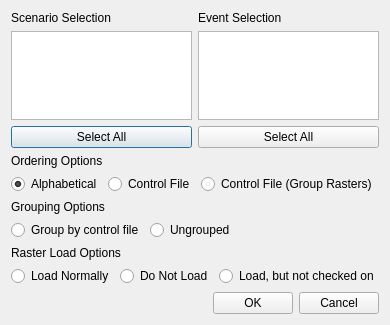
<?xml version="1.0" encoding="UTF-8"?>
<ui version="4.0">
 <class>scenarioSelection</class>
 <widget class="QDialog" name="scenarioSelection">
  <property name="geometry">
   <rect>
    <x>0</x>
    <y>0</y>
    <width>387</width>
    <height>325</height>
   </rect>
  </property>
  <property name="windowTitle">
   <string>Select Scenarios To Add..</string>
  </property>
  <layout class="QVBoxLayout" name="verticalLayout">
   <item>
    <layout class="QHBoxLayout" name="horizontalLayout_5">
     <item>
      <layout class="QVBoxLayout" name="verticalLayout_3">
       <item>
        <widget class="QLabel" name="scenario_lw_label">
         <property name="text">
          <string>Scenario Selection</string>
         </property>
        </widget>
       </item>
       <item>
        <widget class="QListWidget" name="scenario_lw">
         <property name="alternatingRowColors">
          <bool>false</bool>
         </property>
         <property name="selectionMode">
          <enum>QAbstractItemView::ExtendedSelection</enum>
         </property>
         <property name="selectionRectVisible">
          <bool>true</bool>
         </property>
        </widget>
       </item>
       <item>
        <widget class="QPushButton" name="selectAll_button_scenarios">
         <property name="text">
          <string>Select All</string>
         </property>
        </widget>
       </item>
      </layout>
     </item>
     <item>
      <layout class="QVBoxLayout" name="verticalLayout_4">
       <item>
        <widget class="QLabel" name="event_lw_label">
         <property name="text">
          <string>Event Selection</string>
         </property>
        </widget>
       </item>
       <item>
        <widget class="QListWidget" name="event_lw">
         <property name="alternatingRowColors">
          <bool>false</bool>
         </property>
         <property name="selectionMode">
          <enum>QAbstractItemView::ExtendedSelection</enum>
         </property>
         <property name="selectionBehavior">
          <enum>QAbstractItemView::SelectItems</enum>
         </property>
         <property name="selectionRectVisible">
          <bool>true</bool>
         </property>
        </widget>
       </item>
       <item>
        <widget class="QPushButton" name="selectAll_button_events">
         <property name="text">
          <string>Select All</string>
         </property>
        </widget>
       </item>
      </layout>
     </item>
    </layout>
   </item>
   <item>
    <widget class="QLabel" name="label_3">
     <property name="text">
      <string>Ordering Options</string>
     </property>
    </widget>
   </item>
   <item>
    <layout class="QHBoxLayout" name="horizontalLayout_3">
     <item>
      <widget class="QRadioButton" name="rbOrderAlpha">
       <property name="text">
        <string>Alphabetical</string>
       </property>
       <property name="checked">
        <bool>true</bool>
       </property>
       <attribute name="buttonGroup">
        <string notr="true">buttonGroup_3</string>
       </attribute>
      </widget>
     </item>
     <item>
      <widget class="QRadioButton" name="rbOrderCF">
       <property name="text">
        <string>Control File</string>
       </property>
       <attribute name="buttonGroup">
        <string notr="true">buttonGroup_3</string>
       </attribute>
      </widget>
     </item>
     <item>
      <widget class="QRadioButton" name="rbOrderCFRev">
       <property name="text">
        <string>Control File (Group Rasters)</string>
       </property>
       <attribute name="buttonGroup">
        <string notr="true">buttonGroup_3</string>
       </attribute>
      </widget>
     </item>
     <item>
      <spacer name="horizontalSpacer_4">
       <property name="orientation">
        <enum>Qt::Horizontal</enum>
       </property>
       <property name="sizeHint" stdset="0">
        <size>
         <width>40</width>
         <height>20</height>
        </size>
       </property>
      </spacer>
     </item>
    </layout>
   </item>
   <item>
    <widget class="QLabel" name="label">
     <property name="text">
      <string>Grouping Options</string>
     </property>
    </widget>
   </item>
   <item>
    <layout class="QHBoxLayout" name="horizontalLayout">
     <item>
      <widget class="QRadioButton" name="rbGrouped">
       <property name="text">
        <string>Group by control file</string>
       </property>
       <attribute name="buttonGroup">
        <string notr="true">buttonGroup</string>
       </attribute>
      </widget>
     </item>
     <item>
      <widget class="QRadioButton" name="rbUngrouped">
       <property name="text">
        <string>Ungrouped</string>
       </property>
       <attribute name="buttonGroup">
        <string notr="true">buttonGroup</string>
       </attribute>
      </widget>
     </item>
     <item>
      <spacer name="horizontalSpacer">
       <property name="orientation">
        <enum>Qt::Horizontal</enum>
       </property>
       <property name="sizeHint" stdset="0">
        <size>
         <width>40</width>
         <height>20</height>
        </size>
       </property>
      </spacer>
     </item>
    </layout>
   </item>
   <item>
    <widget class="QLabel" name="label_2">
     <property name="text">
      <string>Raster Load Options</string>
     </property>
    </widget>
   </item>
   <item>
    <layout class="QHBoxLayout" name="horizontalLayout_2">
     <item>
      <widget class="QRadioButton" name="rbRasterLoad">
       <property name="text">
        <string>Load Normally</string>
       </property>
       <attribute name="buttonGroup">
        <string notr="true">buttonGroup_2</string>
       </attribute>
      </widget>
     </item>
     <item>
      <widget class="QRadioButton" name="rbRasterNoLoad">
       <property name="text">
        <string>Do Not Load</string>
       </property>
       <attribute name="buttonGroup">
        <string notr="true">buttonGroup_2</string>
       </attribute>
      </widget>
     </item>
     <item>
      <widget class="QRadioButton" name="rbRasterLoadInvisible">
       <property name="text">
        <string>Load, but not checked on</string>
       </property>
       <attribute name="buttonGroup">
        <string notr="true">buttonGroup_2</string>
       </attribute>
      </widget>
     </item>
     <item>
      <spacer name="horizontalSpacer_2">
       <property name="orientation">
        <enum>Qt::Horizontal</enum>
       </property>
       <property name="sizeHint" stdset="0">
        <size>
         <width>40</width>
         <height>20</height>
        </size>
       </property>
      </spacer>
     </item>
    </layout>
   </item>
   <item>
    <layout class="QHBoxLayout" name="horizontalLayout_4">
     <item>
      <spacer name="horizontalSpacer_3">
       <property name="orientation">
        <enum>Qt::Horizontal</enum>
       </property>
       <property name="sizeHint" stdset="0">
        <size>
         <width>40</width>
         <height>20</height>
        </size>
       </property>
      </spacer>
     </item>
     <item>
      <widget class="QPushButton" name="ok_button">
       <property name="text">
        <string>OK</string>
       </property>
      </widget>
     </item>
     <item>
      <widget class="QPushButton" name="cancel_button">
       <property name="text">
        <string>Cancel</string>
       </property>
      </widget>
     </item>
    </layout>
   </item>
  </layout>
 </widget>
 <resources/>
 <connections/>
 <buttongroups>
  <buttongroup name="buttonGroup_2"/>
  <buttongroup name="buttonGroup"/>
  <buttongroup name="buttonGroup_3"/>
 </buttongroups>
</ui>
